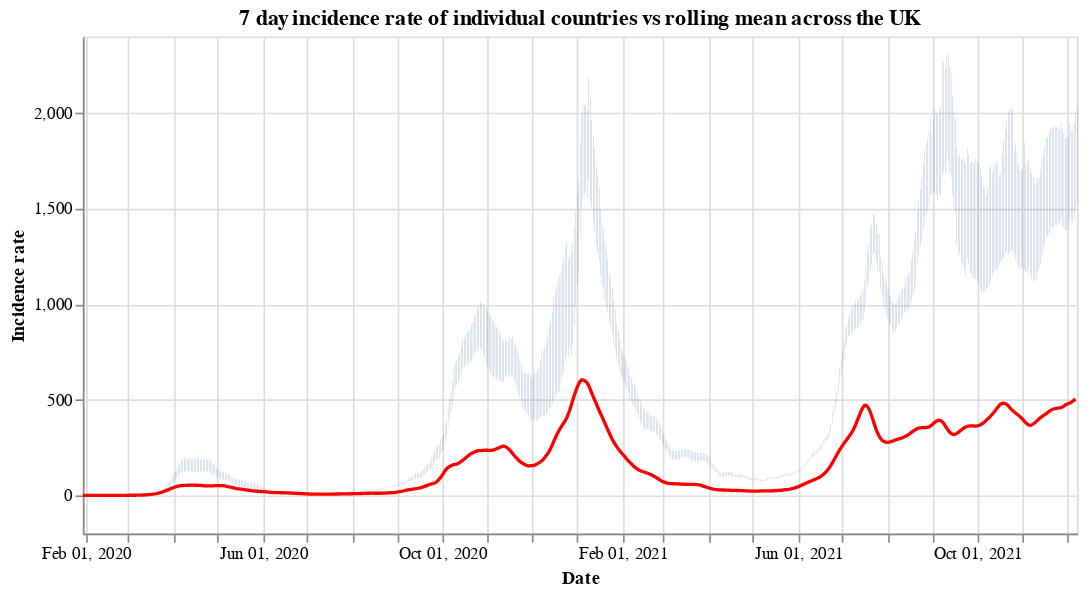

Notebook code for this chart:
### Code cell
#collapse
countries = uk_cases['areaName'].unique()
countries.sort()

selection = alt.selection_single(
    name='Select',
    fields=['areaName'],
    init={'areaName': 'Wales'},
    bind={'areaName': alt.binding_select(options=countries)}
)

# scatter plot, modify opacity based on selection
bars = alt.Chart(uk_cases).mark_bar().add_selection(
    selection
).encode(
    x=alt.X("yearmonthdate(date):T", axis=alt.Axis(title='Date')),
    y=alt.Y("weeklyCasesRate:Q", axis=alt.Axis(title='Incidence rate')),
    tooltip='weeklyCasesRate:Q',
    opacity=alt.condition(selection, alt.value(1), alt.value(0))
).properties(title=f'7 day incidence rate of individual countries vs rolling mean across the UK', width=600)

line = alt.Chart(overview_cases).mark_line(
    color='red',
    size=2,
).transform_window(
    rolling_mean='mean(weeklyCasesRate)',
    frame=[0, 7]
).encode(
    x='yearmonthdate(date):T',
    y='rolling_mean:Q'
)

alt.layer(bars, line)

### Figure 1 — Vega-Lite specification as saved in the notebook (floating-point values rounded to 4 significant figures; data arrays with more than 128 entries replaced by an {"elided": "..."} marker saying what was removed)
{"config": {"view": {"continuousWidth": 400, "continuousHeight": 300}}, "layer": [{"data": {"name": "data-c7060ea0eddfd056c586aa1eb78fa6b6"}, "mark": "bar", "encoding": {"opacity": {"condition": {"value": 1, "selection": "Select"}, "value": 0}, "tooltip": {"type": "quantitative", "field": "weeklyCasesRate"}, "x": {"type": "temporal", "axis": {"title": "Date"}, "field": "date", "timeUnit": "yearmonthdate"}, "y": {"type": "quantitative", "axis": {"title": "Incidence rate"}, "field": "weeklyCasesRate"}}, "selection": {"Select": {"type": "single", "fields": ["areaName"], "init": {"areaName": "Wales"}, "bind": {"areaName": {"input": "select", "options": ["England", "Northern Ireland", "Scotland", "Wales"]}}}}, "title": "7 day incidence rate of individual countries vs rolling mean across the UK", "width": 600}, {"data": {"name": "data-9f8ab82e1944da8cc2ec49b1903cdc03"}, "mark": {"type": "line", "color": "red", "size": 2}, "encoding": {"x": {"type": "temporal", "field": "date", "timeUnit": "yearmonthdate"}, "y": {"type": "quantitative", "field": "rolling_mean"}}, "transform": [{"window": [{"op": "mean", "field": "weeklyCasesRate", "as": "rolling_mean"}], "frame": [0, 7]}]}], "$schema": "https://vega.github.io/schema/vega-lite/v4.8.1.json", "datasets": {"data-c7060ea0eddfd056c586aa1eb78fa6b6": {"elided": "2620 records"}, "data-9f8ab82e1944da8cc2ec49b1903cdc03": {"elided": "678 records"}}}
